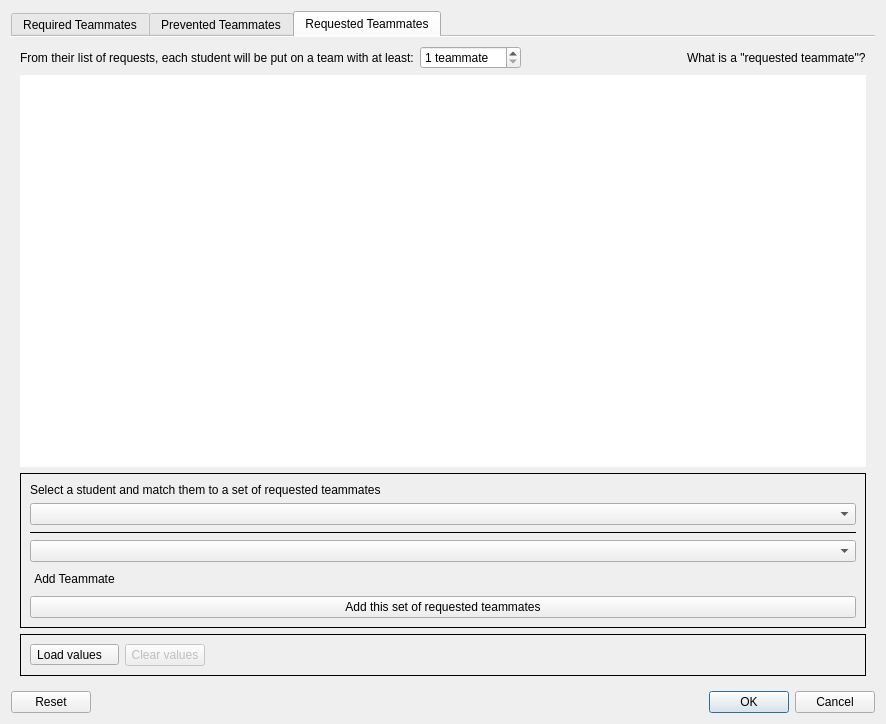
<?xml version="1.0" encoding="UTF-8"?>
<ui version="4.0">
 <class>TeammatesRulesDialog</class>
 <widget class="QDialog" name="TeammatesRulesDialog">
  <property name="geometry">
   <rect>
    <x>0</x>
    <y>0</y>
    <width>886</width>
    <height>724</height>
   </rect>
  </property>
  <property name="windowTitle">
   <string>Dialog</string>
  </property>
  <layout class="QGridLayout" name="gridLayout">
   <item row="1" column="0">
    <widget class="QDialogButtonBox" name="buttonBox">
     <property name="orientation">
      <enum>Qt::Orientation::Horizontal</enum>
     </property>
     <property name="standardButtons">
      <set>QDialogButtonBox::StandardButton::Cancel|QDialogButtonBox::StandardButton::Ok|QDialogButtonBox::StandardButton::Reset</set>
     </property>
    </widget>
   </item>
   <item row="0" column="0">
    <widget class="QTabWidget" name="tabWidget">
     <property name="currentIndex">
      <number>2</number>
     </property>
     <property name="usesScrollButtons">
      <bool>false</bool>
     </property>
     <property name="documentMode">
      <bool>true</bool>
     </property>
     <widget class="QWidget" name="requiredTab">
      <attribute name="title">
       <string>Required Teammates</string>
      </attribute>
      <layout class="QVBoxLayout" name="reqVerticalLayout">
       <item>
        <widget class="QScrollArea" name="requiredScrollArea">
         <property name="frameShape">
          <enum>QFrame::Shape::NoFrame</enum>
         </property>
         <property name="frameShadow">
          <enum>QFrame::Shadow::Plain</enum>
         </property>
         <property name="lineWidth">
          <number>0</number>
         </property>
         <property name="sizeAdjustPolicy">
          <enum>QAbstractScrollArea::SizeAdjustPolicy::AdjustToContents</enum>
         </property>
         <property name="widgetResizable">
          <bool>true</bool>
         </property>
         <widget class="QWidget" name="requiredScrollAreaWidget">
          <property name="geometry">
           <rect>
            <x>0</x>
            <y>0</y>
            <width>850</width>
            <height>428</height>
           </rect>
          </property>
          <layout class="QVBoxLayout" name="reqScrollAreaLayout">
           <property name="spacing">
            <number>0</number>
           </property>
           <property name="leftMargin">
            <number>0</number>
           </property>
           <property name="topMargin">
            <number>0</number>
           </property>
           <property name="rightMargin">
            <number>0</number>
           </property>
           <property name="bottomMargin">
            <number>0</number>
           </property>
           <item>
            <widget class="QTableWidget" name="required_tableWidget">
             <property name="frameShape">
              <enum>QFrame::Shape::NoFrame</enum>
             </property>
             <property name="frameShadow">
              <enum>QFrame::Shadow::Plain</enum>
             </property>
             <property name="editTriggers">
              <set>QAbstractItemView::EditTrigger::NoEditTriggers</set>
             </property>
             <property name="showDropIndicator" stdset="0">
              <bool>false</bool>
             </property>
             <property name="dragDropOverwriteMode">
              <bool>false</bool>
             </property>
             <property name="alternatingRowColors">
              <bool>true</bool>
             </property>
             <property name="selectionMode">
              <enum>QAbstractItemView::SelectionMode::NoSelection</enum>
             </property>
             <property name="cornerButtonEnabled">
              <bool>false</bool>
             </property>
            </widget>
           </item>
          </layout>
         </widget>
        </widget>
       </item>
       <item>
        <widget class="QFrame" name="required_addFrame">
         <property name="frameShape">
          <enum>QFrame::Shape::Box</enum>
         </property>
         <property name="frameShadow">
          <enum>QFrame::Shadow::Plain</enum>
         </property>
         <layout class="QVBoxLayout" name="verticalLayout_3">
          <item>
           <widget class="QLabel" name="required_explanationLabel">
            <property name="lineWidth">
             <number>0</number>
            </property>
            <property name="text">
             <string>Select a set of students that will be required to be on the same team</string>
            </property>
           </widget>
          </item>
          <item>
           <widget class="QComboBox" name="required_studentSelectComboBox">
            <property name="placeholderText">
             <string>Select a required teammate:</string>
            </property>
           </widget>
          </item>
          <item>
           <widget class="QComboBox" name="required_studentSelectComboBox2">
            <property name="placeholderText">
             <string>Select a required teammate:</string>
            </property>
           </widget>
          </item>
          <item alignment="Qt::AlignmentFlag::AlignLeft">
           <widget class="QPushButton" name="required_addTeammatePushButton">
            <property name="text">
             <string>Add Teammate</string>
            </property>
            <property name="icon">
             <iconset resource="../gruepr.qrc">
              <normaloff>:/icons_new/addButton_black.png</normaloff>:/icons_new/addButton_black.png</iconset>
            </property>
            <property name="flat">
             <bool>true</bool>
            </property>
           </widget>
          </item>
          <item>
           <widget class="QPushButton" name="required_addSetPushButton">
            <property name="text">
             <string>Add this set of required teammates</string>
            </property>
           </widget>
          </item>
         </layout>
        </widget>
       </item>
       <item>
        <widget class="QFrame" name="required_valuesFrame">
         <property name="frameShape">
          <enum>QFrame::Shape::Box</enum>
         </property>
         <layout class="QHBoxLayout" name="requiredValuesLayout">
          <property name="leftMargin">
           <number>9</number>
          </property>
          <property name="topMargin">
           <number>9</number>
          </property>
          <property name="rightMargin">
           <number>9</number>
          </property>
          <property name="bottomMargin">
           <number>9</number>
          </property>
          <item alignment="Qt::AlignmentFlag::AlignLeft">
           <widget class="QToolButton" name="required_loadButton">
            <property name="text">
             <string>Load values   </string>
            </property>
            <property name="popupMode">
             <enum>QToolButton::ToolButtonPopupMode::InstantPopup</enum>
            </property>
            <property name="toolButtonStyle">
             <enum>Qt::ToolButtonStyle::ToolButtonTextBesideIcon</enum>
            </property>
           </widget>
          </item>
          <item alignment="Qt::AlignmentFlag::AlignLeft">
           <widget class="QPushButton" name="required_clearButton">
            <property name="enabled">
             <bool>false</bool>
            </property>
            <property name="text">
             <string>Clear values</string>
            </property>
           </widget>
          </item>
          <item>
           <spacer name="horizontalSpacer">
            <property name="orientation">
             <enum>Qt::Orientation::Horizontal</enum>
            </property>
            <property name="sizeHint" stdset="0">
             <size>
              <width>40</width>
              <height>20</height>
             </size>
            </property>
           </spacer>
          </item>
         </layout>
        </widget>
       </item>
      </layout>
     </widget>
     <widget class="QWidget" name="preventedTab">
      <attribute name="title">
       <string>Prevented Teammates</string>
      </attribute>
      <layout class="QVBoxLayout" name="incompVerticalLayout">
       <item>
        <widget class="QScrollArea" name="preventedScrollArea">
         <property name="frameShape">
          <enum>QFrame::Shape::NoFrame</enum>
         </property>
         <property name="frameShadow">
          <enum>QFrame::Shadow::Plain</enum>
         </property>
         <property name="lineWidth">
          <number>0</number>
         </property>
         <property name="horizontalScrollBarPolicy">
          <enum>Qt::ScrollBarPolicy::ScrollBarAlwaysOff</enum>
         </property>
         <property name="sizeAdjustPolicy">
          <enum>QAbstractScrollArea::SizeAdjustPolicy::AdjustToContents</enum>
         </property>
         <property name="widgetResizable">
          <bool>true</bool>
         </property>
         <widget class="QWidget" name="preventedScrollAreaWidget">
          <property name="geometry">
           <rect>
            <x>0</x>
            <y>0</y>
            <width>850</width>
            <height>428</height>
           </rect>
          </property>
          <layout class="QVBoxLayout" name="incompScrollAreaLayout">
           <property name="spacing">
            <number>0</number>
           </property>
           <property name="leftMargin">
            <number>0</number>
           </property>
           <property name="topMargin">
            <number>0</number>
           </property>
           <property name="rightMargin">
            <number>0</number>
           </property>
           <property name="bottomMargin">
            <number>0</number>
           </property>
           <item>
            <widget class="QTableWidget" name="prevented_tableWidget">
             <property name="frameShape">
              <enum>QFrame::Shape::NoFrame</enum>
             </property>
             <property name="frameShadow">
              <enum>QFrame::Shadow::Plain</enum>
             </property>
             <property name="editTriggers">
              <set>QAbstractItemView::EditTrigger::NoEditTriggers</set>
             </property>
             <property name="showDropIndicator" stdset="0">
              <bool>false</bool>
             </property>
             <property name="dragDropOverwriteMode">
              <bool>false</bool>
             </property>
             <property name="alternatingRowColors">
              <bool>true</bool>
             </property>
             <property name="selectionMode">
              <enum>QAbstractItemView::SelectionMode::NoSelection</enum>
             </property>
             <property name="cornerButtonEnabled">
              <bool>false</bool>
             </property>
            </widget>
           </item>
          </layout>
         </widget>
        </widget>
       </item>
       <item>
        <widget class="QFrame" name="prevented_addFrame">
         <property name="frameShape">
          <enum>QFrame::Shape::StyledPanel</enum>
         </property>
         <property name="frameShadow">
          <enum>QFrame::Shadow::Raised</enum>
         </property>
         <layout class="QVBoxLayout" name="verticalLayout_4">
          <item>
           <widget class="QLabel" name="prevented_explanationLabel">
            <property name="lineWidth">
             <number>0</number>
            </property>
            <property name="text">
             <string>Select a set of students that will be prevented from being on the same team</string>
            </property>
           </widget>
          </item>
          <item>
           <widget class="QComboBox" name="prevented_studentSelectComboBox">
            <property name="placeholderText">
             <string>Select a prevented teammate:</string>
            </property>
           </widget>
          </item>
          <item>
           <widget class="QComboBox" name="prevented_studentSelectComboBox2">
            <property name="placeholderText">
             <string>Select a prevented teammate:</string>
            </property>
           </widget>
          </item>
          <item alignment="Qt::AlignmentFlag::AlignLeft">
           <widget class="QPushButton" name="prevented_addTeammatePushButton">
            <property name="text">
             <string>Add Teammate</string>
            </property>
            <property name="icon">
             <iconset resource="../gruepr.qrc">
              <normaloff>:/icons_new/addButton_black.png</normaloff>:/icons_new/addButton_black.png</iconset>
            </property>
            <property name="flat">
             <bool>true</bool>
            </property>
           </widget>
          </item>
          <item>
           <widget class="QPushButton" name="prevented_addSetPushButton">
            <property name="text">
             <string>Add this set of prevented teammates</string>
            </property>
           </widget>
          </item>
         </layout>
        </widget>
       </item>
       <item>
        <widget class="QFrame" name="prevented_valuesFrame">
         <property name="frameShape">
          <enum>QFrame::Shape::Box</enum>
         </property>
         <layout class="QHBoxLayout" name="preventedValuesLayout">
          <property name="leftMargin">
           <number>9</number>
          </property>
          <property name="topMargin">
           <number>9</number>
          </property>
          <property name="rightMargin">
           <number>9</number>
          </property>
          <property name="bottomMargin">
           <number>9</number>
          </property>
          <item alignment="Qt::AlignmentFlag::AlignLeft">
           <widget class="QToolButton" name="prevented_loadButton">
            <property name="text">
             <string>Load values   </string>
            </property>
            <property name="popupMode">
             <enum>QToolButton::ToolButtonPopupMode::InstantPopup</enum>
            </property>
            <property name="toolButtonStyle">
             <enum>Qt::ToolButtonStyle::ToolButtonTextBesideIcon</enum>
            </property>
           </widget>
          </item>
          <item alignment="Qt::AlignmentFlag::AlignLeft">
           <widget class="QPushButton" name="prevented_clearButton">
            <property name="enabled">
             <bool>false</bool>
            </property>
            <property name="text">
             <string>Clear values</string>
            </property>
           </widget>
          </item>
          <item>
           <spacer name="horizontalSpacer_2">
            <property name="orientation">
             <enum>Qt::Orientation::Horizontal</enum>
            </property>
            <property name="sizeHint" stdset="0">
             <size>
              <width>40</width>
              <height>20</height>
             </size>
            </property>
           </spacer>
          </item>
         </layout>
        </widget>
       </item>
      </layout>
     </widget>
     <widget class="QWidget" name="requestedTab">
      <attribute name="title">
       <string>Requested Teammates</string>
      </attribute>
      <layout class="QVBoxLayout" name="verticalLayout">
       <item>
        <layout class="QHBoxLayout" name="horizontalLayout">
         <property name="topMargin">
          <number>0</number>
         </property>
         <item alignment="Qt::AlignmentFlag::AlignLeft">
          <widget class="QLabel" name="requested_numRequestsExplanation">
           <property name="text">
            <string>From their list of requests, each student will be put on a team with at least:</string>
           </property>
          </widget>
         </item>
         <item alignment="Qt::AlignmentFlag::AlignLeft">
          <widget class="QSpinBox" name="requested_numRequestsSpinBox">
           <property name="suffix">
            <string> teammate </string>
           </property>
           <property name="minimum">
            <number>1</number>
           </property>
           <property name="maximum">
            <number>10</number>
           </property>
           <property name="value">
            <number>1</number>
           </property>
          </widget>
         </item>
         <item>
          <spacer name="horizontalSpacer_4">
           <property name="orientation">
            <enum>Qt::Orientation::Horizontal</enum>
           </property>
           <property name="sizeHint" stdset="0">
            <size>
             <width>40</width>
             <height>20</height>
            </size>
           </property>
          </spacer>
         </item>
         <item>
          <widget class="LabelWithInstantTooltip" name="requested_lightbulb">
           <property name="pixmap">
            <pixmap resource="../gruepr.qrc">:/icons_new/lightbulb.png</pixmap>
           </property>
          </widget>
         </item>
         <item>
          <widget class="LabelWithInstantTooltip" name="requested_whatsThisLabel">
           <property name="text">
            <string>What is a &quot;requested teammate&quot;?</string>
           </property>
          </widget>
         </item>
        </layout>
       </item>
       <item>
        <widget class="QScrollArea" name="requestedScrollArea">
         <property name="frameShape">
          <enum>QFrame::Shape::NoFrame</enum>
         </property>
         <property name="frameShadow">
          <enum>QFrame::Shadow::Plain</enum>
         </property>
         <property name="lineWidth">
          <number>0</number>
         </property>
         <property name="sizeAdjustPolicy">
          <enum>QAbstractScrollArea::SizeAdjustPolicy::AdjustToContents</enum>
         </property>
         <property name="widgetResizable">
          <bool>true</bool>
         </property>
         <widget class="QWidget" name="requestedScrollAreaWidget">
          <property name="geometry">
           <rect>
            <x>0</x>
            <y>0</y>
            <width>850</width>
            <height>352</height>
           </rect>
          </property>
          <layout class="QVBoxLayout" name="reqScrollAreaLayout_2">
           <property name="spacing">
            <number>0</number>
           </property>
           <property name="leftMargin">
            <number>0</number>
           </property>
           <property name="topMargin">
            <number>0</number>
           </property>
           <property name="rightMargin">
            <number>0</number>
           </property>
           <property name="bottomMargin">
            <number>0</number>
           </property>
           <item>
            <widget class="QTableWidget" name="requested_tableWidget">
             <property name="frameShape">
              <enum>QFrame::Shape::NoFrame</enum>
             </property>
             <property name="frameShadow">
              <enum>QFrame::Shadow::Plain</enum>
             </property>
             <property name="editTriggers">
              <set>QAbstractItemView::EditTrigger::NoEditTriggers</set>
             </property>
             <property name="showDropIndicator" stdset="0">
              <bool>false</bool>
             </property>
             <property name="dragDropOverwriteMode">
              <bool>false</bool>
             </property>
             <property name="alternatingRowColors">
              <bool>true</bool>
             </property>
             <property name="selectionMode">
              <enum>QAbstractItemView::SelectionMode::NoSelection</enum>
             </property>
             <property name="cornerButtonEnabled">
              <bool>false</bool>
             </property>
            </widget>
           </item>
          </layout>
         </widget>
        </widget>
       </item>
       <item>
        <widget class="QFrame" name="requested_addFrame">
         <property name="frameShape">
          <enum>QFrame::Shape::Box</enum>
         </property>
         <property name="frameShadow">
          <enum>QFrame::Shadow::Plain</enum>
         </property>
         <property name="lineWidth">
          <number>1</number>
         </property>
         <layout class="QVBoxLayout" name="verticalLayout_2">
          <item>
           <widget class="QLabel" name="requested_explanationLabel">
            <property name="lineWidth">
             <number>0</number>
            </property>
            <property name="text">
             <string>Select a student and match them to a set of requested teammates</string>
            </property>
           </widget>
          </item>
          <item>
           <widget class="QComboBox" name="requested_studentSelectComboBox">
            <property name="placeholderText">
             <string>Select the student:</string>
            </property>
           </widget>
          </item>
          <item>
           <widget class="Line" name="line">
            <property name="frameShadow">
             <enum>QFrame::Shadow::Plain</enum>
            </property>
            <property name="orientation">
             <enum>Qt::Orientation::Horizontal</enum>
            </property>
           </widget>
          </item>
          <item>
           <widget class="QComboBox" name="requested_teammateSelectComboBox">
            <property name="placeholderText">
             <string>Select a requested teammate:</string>
            </property>
           </widget>
          </item>
          <item alignment="Qt::AlignmentFlag::AlignLeft">
           <widget class="QPushButton" name="requested_addTeammatePushButton">
            <property name="text">
             <string>Add Teammate</string>
            </property>
            <property name="icon">
             <iconset resource="../gruepr.qrc">
              <normaloff>:/icons_new/addButton_black.png</normaloff>:/icons_new/addButton_black.png</iconset>
            </property>
            <property name="flat">
             <bool>true</bool>
            </property>
           </widget>
          </item>
          <item>
           <widget class="QPushButton" name="requested_addSetPushButton">
            <property name="text">
             <string>Add this set of requested teammates</string>
            </property>
           </widget>
          </item>
         </layout>
        </widget>
       </item>
       <item>
        <widget class="QFrame" name="requested_valuesFrame">
         <property name="frameShape">
          <enum>QFrame::Shape::Box</enum>
         </property>
         <layout class="QHBoxLayout" name="requestedValuesLayout">
          <property name="leftMargin">
           <number>9</number>
          </property>
          <property name="topMargin">
           <number>9</number>
          </property>
          <property name="rightMargin">
           <number>9</number>
          </property>
          <property name="bottomMargin">
           <number>9</number>
          </property>
          <item alignment="Qt::AlignmentFlag::AlignLeft">
           <widget class="QToolButton" name="requested_loadButton">
            <property name="text">
             <string>Load values   </string>
            </property>
            <property name="popupMode">
             <enum>QToolButton::ToolButtonPopupMode::InstantPopup</enum>
            </property>
            <property name="toolButtonStyle">
             <enum>Qt::ToolButtonStyle::ToolButtonTextBesideIcon</enum>
            </property>
           </widget>
          </item>
          <item alignment="Qt::AlignmentFlag::AlignLeft">
           <widget class="QPushButton" name="requested_clearButton">
            <property name="enabled">
             <bool>false</bool>
            </property>
            <property name="text">
             <string>Clear values</string>
            </property>
           </widget>
          </item>
          <item>
           <spacer name="horizontalSpacer_3">
            <property name="orientation">
             <enum>Qt::Orientation::Horizontal</enum>
            </property>
            <property name="sizeHint" stdset="0">
             <size>
              <width>40</width>
              <height>20</height>
             </size>
            </property>
           </spacer>
          </item>
         </layout>
        </widget>
       </item>
      </layout>
     </widget>
    </widget>
   </item>
  </layout>
 </widget>
 <customwidgets>
  <customwidget>
   <class>LabelWithInstantTooltip</class>
   <extends>QLabel</extends>
   <header>widgets/labelWithInstantTooltip.h</header>
  </customwidget>
 </customwidgets>
 <resources>
  <include location="../gruepr.qrc"/>
 </resources>
 <connections>
  <connection>
   <sender>buttonBox</sender>
   <signal>accepted()</signal>
   <receiver>TeammatesRulesDialog</receiver>
   <slot>accept()</slot>
   <hints>
    <hint type="sourcelabel">
     <x>248</x>
     <y>254</y>
    </hint>
    <hint type="destinationlabel">
     <x>157</x>
     <y>274</y>
    </hint>
   </hints>
  </connection>
  <connection>
   <sender>buttonBox</sender>
   <signal>rejected()</signal>
   <receiver>TeammatesRulesDialog</receiver>
   <slot>reject()</slot>
   <hints>
    <hint type="sourcelabel">
     <x>316</x>
     <y>260</y>
    </hint>
    <hint type="destinationlabel">
     <x>286</x>
     <y>274</y>
    </hint>
   </hints>
  </connection>
 </connections>
</ui>
